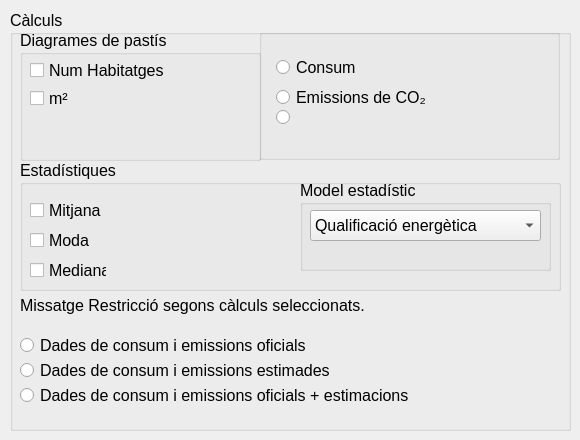
   <widget class="QWidget" name="tabConsumsEmissions">
    <attribute name="title">
     <string>Consum / Emissions</string>
    </attribute>
    <widget class="QGroupBox" name="groupChecks">
     <property name="geometry">
      <rect>
       <x>10</x>
       <y>10</y>
       <width>561</width>
       <height>421</height>
      </rect>
     </property>
     <property name="font">
      <font>
       <pointsize>12</pointsize>
      </font>
     </property>
     <property name="title">
      <string>Càlculs</string>
     </property>
     <widget class="QLabel" name="labelRestriccio">
      <property name="geometry">
       <rect>
        <x>10</x>
        <y>280</y>
        <width>541</width>
        <height>31</height>
       </rect>
      </property>
      <property name="font">
       <font>
        <pointsize>12</pointsize>
       </font>
      </property>
      <property name="text">
       <string>&lt;html&gt;&lt;head/&gt;&lt;body&gt;&lt;p&gt;&lt;span style=&quot; font-size:12pt;&quot;&gt;Missatge Restricció segons càlculs seleccionats.&lt;/span&gt;&lt;/p&gt;&lt;/body&gt;&lt;/html&gt;</string>
      </property>
      <property name="textFormat">
       <enum>Qt::AutoText</enum>
      </property>
      <property name="wordWrap">
       <bool>true</bool>
      </property>
     </widget>
     <widget class="QGroupBox" name="groupDiagrames">
      <property name="geometry">
       <rect>
        <x>10</x>
        <y>20</y>
        <width>241</width>
        <height>131</height>
       </rect>
      </property>
      <property name="font">
       <font>
        <pointsize>12</pointsize>
       </font>
      </property>
      <property name="title">
       <string>Diagrames de pastís</string>
      </property>
      <widget class="QCheckBox" name="checkNumHabit">
       <property name="geometry">
        <rect>
         <x>10</x>
         <y>30</y>
         <width>191</width>
         <height>21</height>
        </rect>
       </property>
       <property name="font">
        <font>
         <pointsize>12</pointsize>
        </font>
       </property>
       <property name="toolTip">
        <string>Indica si vols calcular el nombre d'edificis de les entitats seleccionades amb les diferents qualitats energètiques</string>
       </property>
       <property name="text">
        <string>Num Habitatges</string>
       </property>
      </widget>
      <widget class="QCheckBox" name="checkm2">
       <property name="geometry">
        <rect>
         <x>10</x>
         <y>60</y>
         <width>81</width>
         <height>17</height>
        </rect>
       </property>
       <property name="toolTip">
        <string>Indica si vols calcular la quantitat de metres quadrats de les entitats seleccionades amb les diferents qualitats energètiques</string>
       </property>
       <property name="text">
        <string>m²</string>
       </property>
      </widget>
     </widget>
     <widget class="QGroupBox" name="groupBox_2">
      <property name="geometry">
       <rect>
        <x>249</x>
        <y>19</y>
        <width>301</width>
        <height>131</height>
       </rect>
      </property>
      <property name="font">
       <font>
        <pointsize>12</pointsize>
       </font>
      </property>
      <property name="title">
       <string/>
      </property>
      <widget class="QRadioButton" name="consumButton">
       <property name="geometry">
        <rect>
         <x>17</x>
         <y>30</y>
         <width>141</width>
         <height>17</height>
        </rect>
       </property>
       <property name="text">
        <string>Consum</string>
       </property>
       <property name="checkable">
        <bool>true</bool>
       </property>
       <property name="checked">
        <bool>false</bool>
       </property>
      </widget>
      <widget class="QRadioButton" name="emissionsButton">
       <property name="geometry">
        <rect>
         <x>17</x>
         <y>60</y>
         <width>151</width>
         <height>17</height>
        </rect>
       </property>
       <property name="text">
        <string>Emissions de CO₂</string>
       </property>
      </widget>
      <widget class="QRadioButton" name="consumInvisible">
       <property name="geometry">
        <rect>
         <x>17</x>
         <y>80</y>
         <width>171</width>
         <height>17</height>
        </rect>
       </property>
       <property name="text">
        <string/>
       </property>
      </widget>
     </widget>
     <widget class="QGroupBox" name="groupIndexs">
      <property name="geometry">
       <rect>
        <x>10</x>
        <y>150</y>
        <width>541</width>
        <height>131</height>
       </rect>
      </property>
      <property name="title">
       <string>Estadístiques</string>
      </property>
      <widget class="QCheckBox" name="checkMitjana">
       <property name="geometry">
        <rect>
         <x>10</x>
         <y>40</y>
         <width>77</width>
         <height>20</height>
        </rect>
       </property>
       <property name="text">
        <string>Mitjana</string>
       </property>
      </widget>
      <widget class="QCheckBox" name="checkModa">
       <property name="geometry">
        <rect>
         <x>10</x>
         <y>70</y>
         <width>77</width>
         <height>20</height>
        </rect>
       </property>
       <property name="text">
        <string>Moda</string>
       </property>
      </widget>
      <widget class="QCheckBox" name="checkMediana">
       <property name="geometry">
        <rect>
         <x>10</x>
         <y>100</y>
         <width>77</width>
         <height>20</height>
        </rect>
       </property>
       <property name="text">
        <string>Mediana</string>
       </property>
       <property name="checked">
        <bool>false</bool>
       </property>
      </widget>
      <widget class="QGroupBox" name="groupModels">
       <property name="geometry">
        <rect>
         <x>280</x>
         <y>20</y>
         <width>251</width>
         <height>91</height>
        </rect>
       </property>
       <property name="title">
        <string>Model estadístic</string>
       </property>
       <widget class="QComboBox" name="comboModel">
        <property name="geometry">
         <rect>
          <x>10</x>
          <y>30</y>
          <width>231</width>
          <height>31</height>
         </rect>
        </property>
        <item>
         <property name="text">
          <string>Qualificació energètica</string>
         </property>
        </item>
        <item>
         <property name="text">
          <string>Càlcul numèric</string>
         </property>
        </item>
       </widget>
      </widget>
     </widget>
     <widget class="QRadioButton" name="dadesOficialsButton">
      <property name="geometry">
       <rect>
        <x>10</x>
        <y>320</y>
        <width>541</width>
        <height>31</height>
       </rect>
      </property>
      <property name="text">
       <string>Dades de consum i emissions oficials</string>
      </property>
     </widget>
     <widget class="QRadioButton" name="dadesOficialsEstimacionsButton">
      <property name="geometry">
       <rect>
        <x>10</x>
        <y>370</y>
        <width>531</width>
        <height>31</height>
       </rect>
      </property>
      <property name="text">
       <string>Dades de consum i emissions oficials + estimacions</string>
      </property>
     </widget>
     <widget class="QRadioButton" name="dadesEstimacionsButton">
      <property name="geometry">
       <rect>
        <x>10</x>
        <y>350</y>
        <width>331</width>
        <height>21</height>
       </rect>
      </property>
      <property name="text">
       <string>Dades de consum i emissions estimades</string>
      </property>
     </widget>
    </widget>
   </widget>
